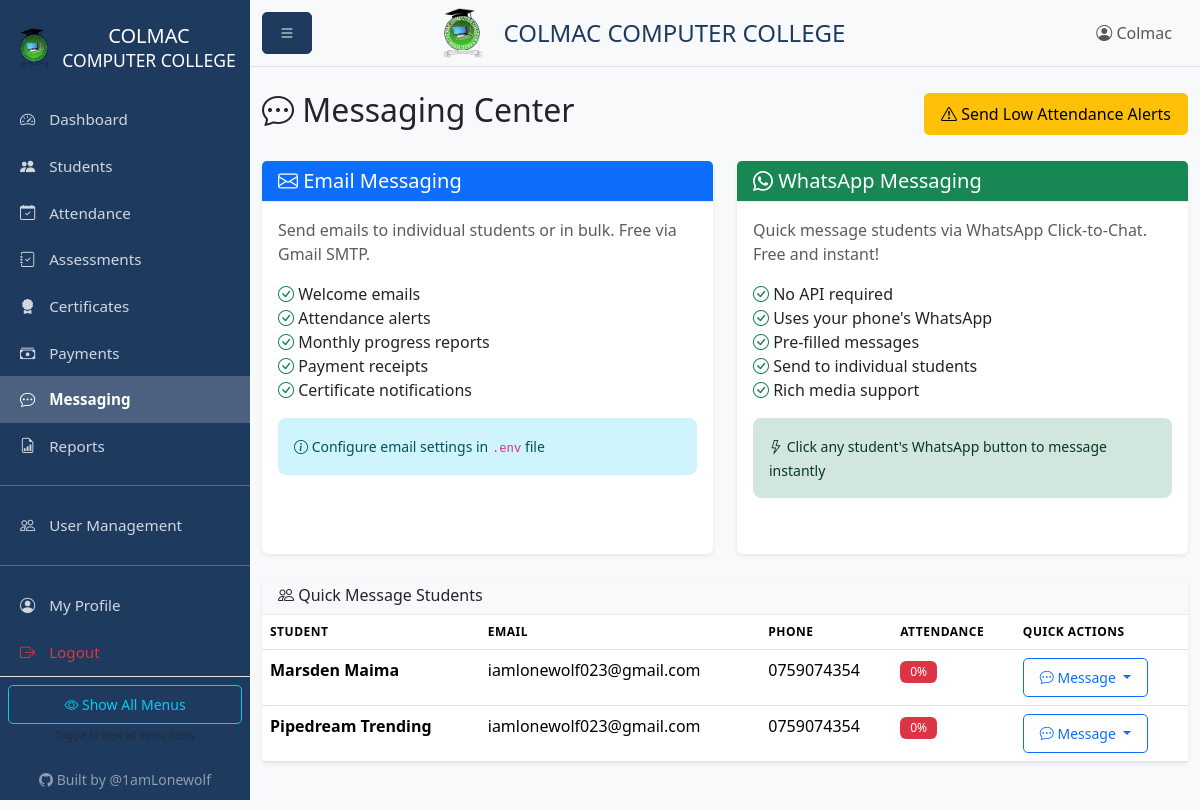
Before: /messaging (signed in) with the older database file.
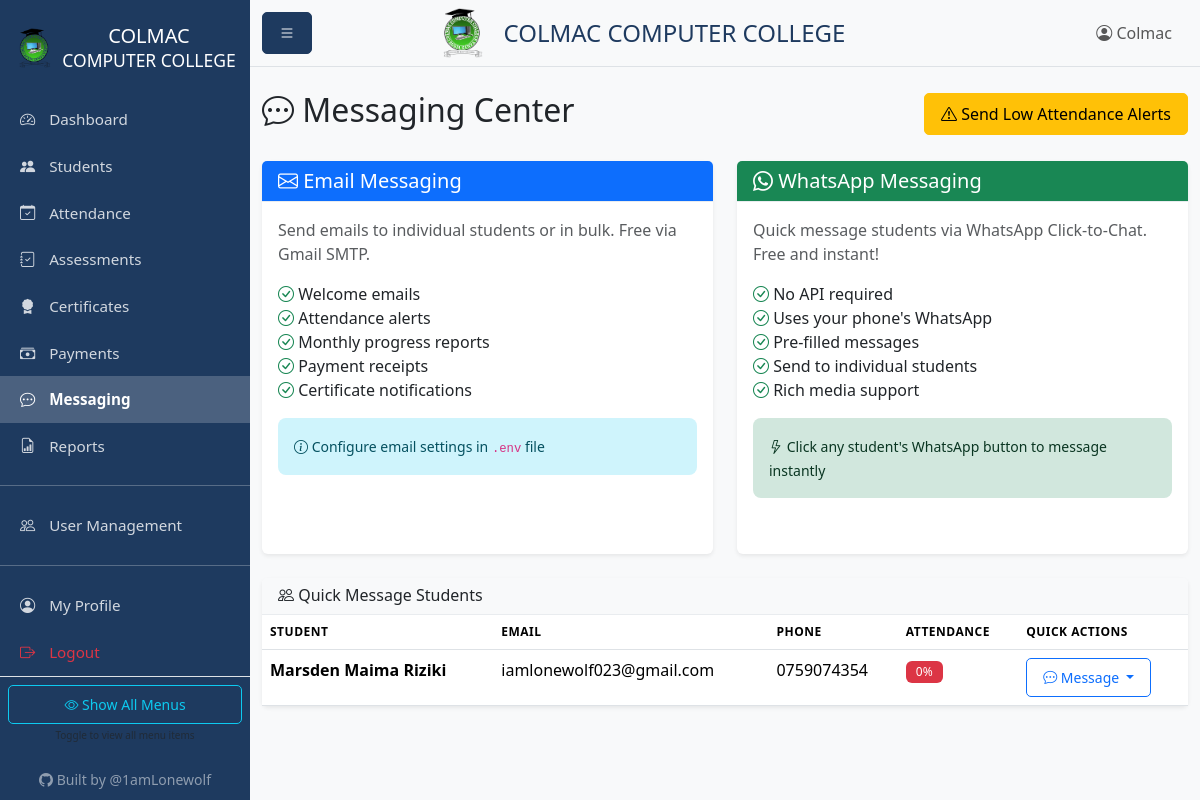
After: the same page with the newer database file.
### models.py (models this page shows, shortened)
class Student(db.Model):
    id = db.Column(db.Integer, primary_key=True)
    name = db.Column(db.String(100), nullable=False)
    phone = db.Column(db.String(20))
    email = db.Column(db.String(120))
    id_number = db.Column(db.String(50))  # National ID or student ID
    gender = db.Column(db.String(10))
    enrollment_date = db.Column(db.DateTime, default=datetime.utcnow)
    cohort = db.Column(db.String(50))  # e.g., "Jan-Mar 2026"
    status = db.Column(db.String(20), default='active')  # active, completed, dropped
    created_at = db.Column(db.DateTime, default=datetime.utcnow)
    updated_at = db.Column(db.DateTime, default=datetime.utcnow, onupdate=datetime.utcnow)
    attendances = db.relationship('Attendance', backref='student', lazy=True, cascade='all, delete-orphan')
    assessments = db.relationship('Assessment', backref='student', lazy=True, cascade='all, delete-orphan')
    certificates = db.relationship('Certificate', backref='student', lazy=True, cascade='all, delete-orphan')
    payments = db.relationship('Payment', backref='student', lazy=True, cascade='all, delete-orphan')
    @property
    def attendance_rate(self):
        if not self.attendances:
            return 0
        present = sum(1 for a in self.attendances if a.present)
        return round((present / len(self.attendances)) * 100, 1)

### blueprints/messaging.py (the view)
@messaging_bp.route('')
@login_required
def index():
    students = Student.query.all()
    return render_template('messaging/index.html', students=students)

### app.py (called while the page is built)
@app.context_processor
def inject_config():
    return {
        'COURSE_FEE': app.config['COURSE_FEE'],
        'COURSE_NAME': app.config['COURSE_NAME']
    }

### models.py (called while the page is built)
def init_login_manager(app):
    login_manager.init_app(app)
    login_manager.login_view = 'auth.login'
    @login_manager.user_loader
    def load_user(user_id):
        return User.query.get(int(user_id))

    @property
    def is_admin(self):
        return self.role == 'admin'

    @property
    def is_instructor(self):
        return self.role in ['admin', 'instructor']

    @property
    def is_receptionist(self):
        return self.role in ['admin', 'receptionist']

    def get_permissions(self):
        import json
        try:
            return json.loads(self.custom_permissions or '{}')
        except:
            return {}

    def has_permission(self, key):
        perms = self.get_permissions()
        return perms.get(key, False)

### templates/messaging/index.html (shortened to what the changed rows need)
{% extends "base.html" %}
{% block content %}
<div class="d-flex justify-content-between align-items-center mb-4">
    <h2><i class="bi bi-chat-dots"></i> Messaging Center</h2>
</div>
<div class="card">
    <div class="card-body p-0">
        <div class="table-responsive">
            <table class="table table-hover mb-0">
                <thead class="bg-light">
                    <tr>
                        <th>Student</th>
                        <th>Email</th>
                        <th>Phone</th>
                        <th>Attendance</th>
                        <th>Quick Actions</th>
                    </tr>
                </thead>
                <tbody>
                    {% for student in students %}
                    <tr>
                        <td><strong>{{ student.name }}</strong></td>
                        <td>{{ student.email or '-' }}</td>
                        <td>{{ student.phone or '-' }}</td>
                        <td>
                            {% if student.attendance_rate < 70 %}
                                <span class="badge bg-danger">{{ student.attendance_rate }}%</span>
                            {% elif student.attendance_rate < 85 %}
                                <span class="badge bg-warning">{{ student.attendance_rate }}%</span>
                            {% else %}
                                <span class="badge bg-success">{{ student.attendance_rate }}%</span>
                            {% endif %}
                        </td>
                        <td>
                            <div class="dropdown">
                                <button class="btn btn-sm btn-outline-primary dropdown-toggle" type="button"
                                        data-bs-toggle="dropdown" aria-expanded="false">
                                    <i class="bi bi-chat-dots"></i> Message
                                </button>
                            </div>
                        </td>
                    </tr>
                    {% else %}
                    <tr>
                        <td colspan="5" class="text-center text-muted py-4">
                            No students found
                        </td>
                    </tr>
                    {% endfor %}
                </tbody>
            </table>
        </div>
    </div>
</div>
{% endblock %}

Changed rows visible on the page:
removed Student: name "Pipedream Trending", email "iamlonewolf023@gmail.com", phone "0759074354", attendance_rate "0"
changed Student "iamlonewolf023@gmail.com": name "Marsden Maima" → "Marsden Maima Riziki"
